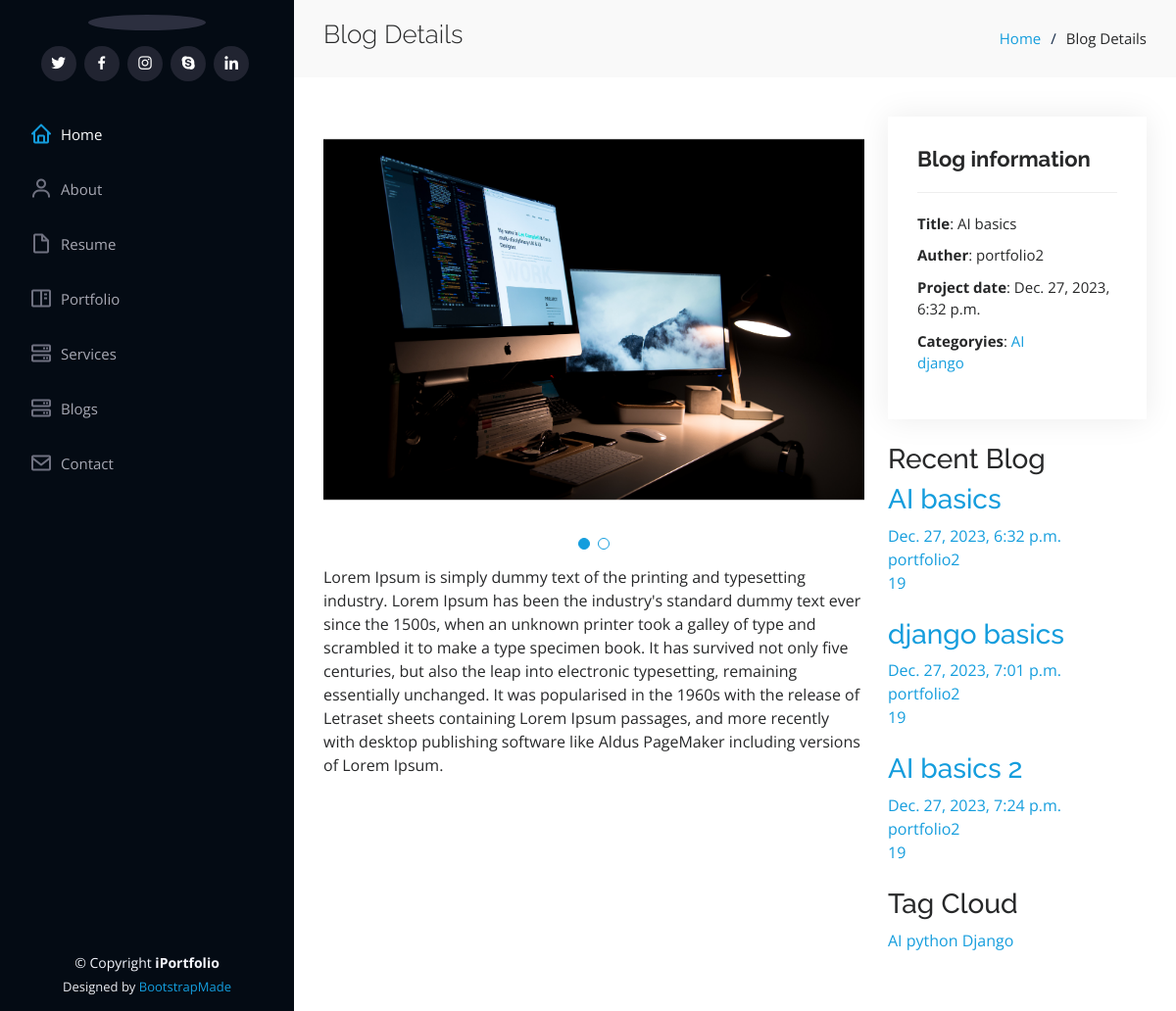
The page /blog/ai-basics on the database its author committed.
### blog/models.py (models this page shows, shortened)
class PostImages(models.Model):
    post = models.ForeignKey(Post, related_name='post_image', on_delete=models.CASCADE)
    image = models.ImageField( upload_to='postImages')

class Post(models.Model):
    auther = models.ForeignKey(User, related_name="post_auther",verbose_name=('auther'), on_delete=models.CASCADE)
    title = models.CharField(max_length=100,verbose_name=('title'))
    tags = TaggableManager(("tags"))
    image = models.ImageField(("image"),upload_to='post/')
    created_at = models.DateTimeField( ("created_at"),default=timezone.now)
    description = models.TextField(("description"),max_length=100000)
    slug = models.SlugField(null=True,blank=True)
    category = models.ForeignKey('PostCategory',related_name='post_category',verbose_name=('category'),on_delete=models.CASCADE ,null=True,blank=True)
    def __str__(self):
        return self.title
    def get_absolute_url(self):
        return reverse("blog:post_detail", kwargs={"slug": self.slug})

class PostCategory(models.Model):
    name = models.CharField(null=True,blank=True, max_length=50)
    def __str__(self):
        return self.name

### blog/views.py (the view)
# urls.py: path('<slug:slug>' , views.PostDetail.as_view() , name='post_detail'),
class PostDetail(DetailView):
    model = Post
    template_name = 'blog/post_details.html'
    def get_context_data(self, **kwargs):
        context = super().get_context_data(**kwargs)
        context["categories"] = PostCategory.objects.all().annotate(post_count=Count('post_category'))
        context["tags"] = Tag.objects.all()
        context["recent_posts"] = Post.objects.all()[:3]
        return context

### blog/templates/blog/post_details.html (shortened to what this page needs)
{% extends "base.html" %}
{% load static %}
{% block body %}
<main id="main">
    <section id="breadcrumbs" class="breadcrumbs">
        <div class="container">
            <div class="d-flex justify-content-between align-items-center">
                <h2>Blog Details</h2>
                <ol>
                    <li><a href="/">Home</a></li>
                    <li>Blog Details</li>
                </ol>
            </div>
        </div>
    </section>
    <section id="portfolio-details" class="portfolio-details">
        <div class="container">
            <div class="row gy-4">
                <div class="col-lg-8">
                    <div class="portfolio-details-slider swiper">
                        <div class="swiper-wrapper align-items-center">
                            {% for image in object.post_image.all %}
                            <div class="swiper-slide">
                                <img src="{{image.image.url}}" alt="">
                            </div>
                            {% endfor %}
                        </div>
                        <div class="swiper-pagination"></div>
                    </div>
                    <p>{{object.description}}</p>
                </div>
                <div class="col-lg-4">
                    <div class="portfolio-info">
                        <h3>Blog information</h3>
                        <ul>
                            <li><strong>Title</strong>: {{object.title}}</li>
                            <li><strong>Auther</strong>: {{object.auther}}</li>
                            <li><strong>Project date</strong>: {{object.created_at}}</li>
                            <li><strong>Categoryies</strong>:
                                {% for category in categories %}
                                 <a href="{% url 'blog:post_by_category' category %}">{{category}}</a></li>
                                 {% endfor %}
                        </ul>
                    </div><br>
                    <div class="sidebar-box ftco-animate">
                        <h3 class="heading-sidebar">Recent Blog</h3>
                        {% for post in recent_posts  %}
                        <div class="block-21 mb-4 d-flex">
                            <div class="text">
                                <h3 class="heading"><a href="{{post.get_absolute_url}}">{{post}}</a></h3>
                                <div class="meta">
                                    <div><a href="{{post.get_absolute_url}}">{{post.created_at}}</a></div>
                                    <div><a href="{{post.get_absolute_url}}">{{post.auther}}</a></div>
                                    <div><a href="{{post.get_absolute_url}}"> 19</a>
                                    </div>
                                </div>
                            </div>
                        </div>
                        {% endfor %}
                    </div>
                    <div class="sidebar-box ftco-animate">
                    <h3 class="heading-sidebar">Tag Cloud</h3>
                    <div class="tagcloud">
                        {% for tag in tags  %}
                        <a href="{% url 'blog:post_by_tags' tag %}" class="tag-cloud-link">{{tag}}</a>
                        {% endfor %}
                    </div>
                </div>
                </div>
            </div>
        </div>
    </section>
</main>
{% endblock body%}

### static/assets/css/style.css (style rules this page uses)
body { font-family: "Open Sans", sans-serif; color: #272829; }
a { color: #149ddd; text-decoration: none; }
h1, h2, h3, h4, h5, h6 { font-family: "Raleway", sans-serif; }
#main { margin-left: 300px; }
.container, .container-fluid { padding-left: 30px; padding-right: 30px; }
section { padding: 60px 0; overflow: hidden; }
.portfolio-details { padding-top: 40px; }
.portfolio-details .portfolio-details-slider img { width: 100%; }
.portfolio-details .portfolio-details-slider .swiper-pagination { margin-top: 20px; position: relative; }
.portfolio-details .portfolio-info { padding: 30px; box-shadow: 0px 0 30px rgba(5, 13, 24, 0.08); }
.portfolio-details .portfolio-info h3 { font-size: 22px; font-weight: 700; margin-bottom: 20px; padding-bottom: 20px; border-bottom: 1px solid #eee; }
.portfolio-details .portfolio-info ul { list-style: none; padding: 0; font-size: 15px; }
.portfolio-details .portfolio-info ul li+li { margin-top: 10px; }
.breadcrumbs { padding: 20px 0; background: #f9f9f9; }
.breadcrumbs h2 { font-size: 26px; font-weight: 300; }
.breadcrumbs ol { display: flex; flex-wrap: wrap; list-style: none; padding: 0; margin: 0; font-size: 15px; }
.breadcrumbs ol li+li { padding-left: 10px; }
.breadcrumbs ol li+li::before { display: inline-block; padding-right: 10px; color: #0e2442; content: "/"; }

### rows shown on the page
PostImages: image (picture)
Post: description "Lorem Ipsum is simply dummy text of the printing and typesetting industry. Lorem Ipsum has been the industry's standard dummy text ever since the 1500s, when an unknown printer took a galley of type and scrambled it to make a type specimen book. It has survived not only five centuries, but also the leap into electronic typesetting, remaining essentially unchanged. It was popularised in the 1960s with the release of Letraset sheets containing Lorem Ipsum passages, and more recently with desktop publishing software like Aldus PageMaker including versions of Lorem Ipsum.", title "AI basics", auther "portfolio2", created_at "Dec. 27, 2023, 6:32 p.m."
PostCategory: name "AI"
PostCategory: name "django"
Post: title "django basics", created_at "Dec. 27, 2023, 7:01 p.m.", auther "portfolio2"
Post: title "AI basics 2", created_at "Dec. 27, 2023, 7:24 p.m.", auther "portfolio2"
Tag: name "AI"
Tag: name "python"
Tag: name "Django"
